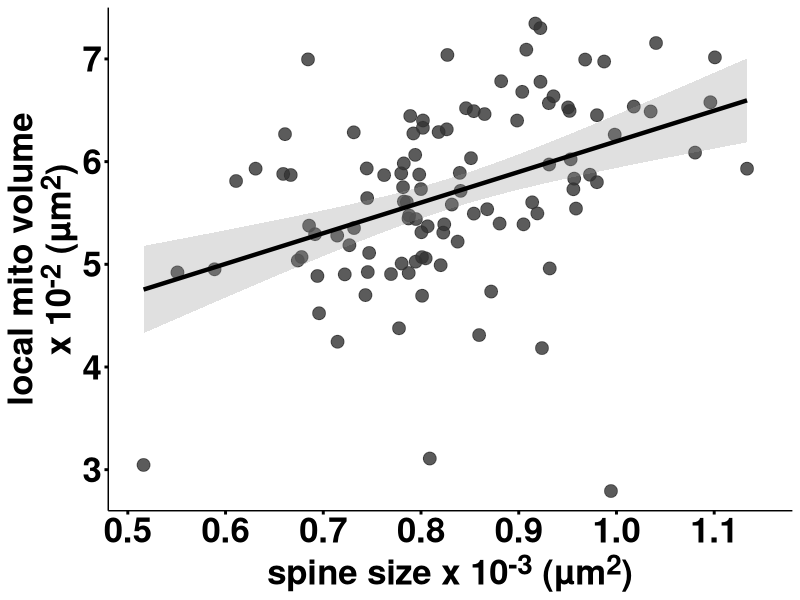
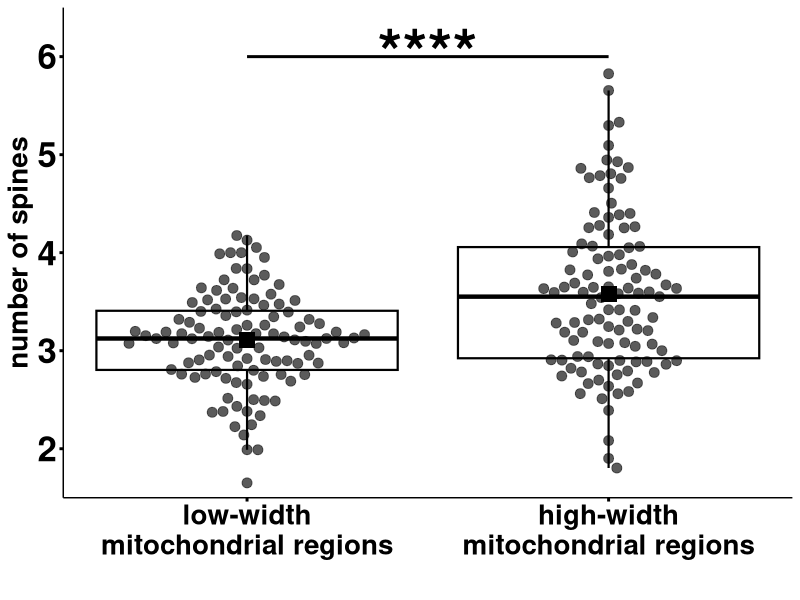
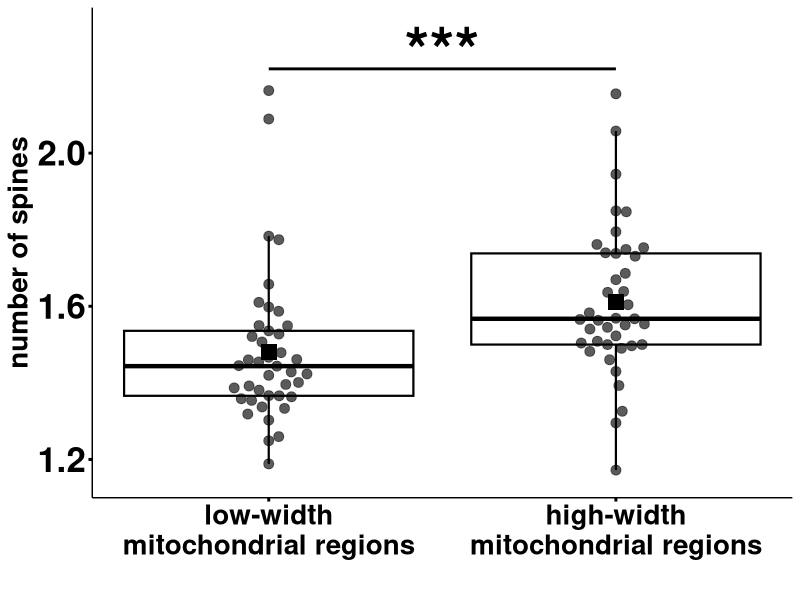

Generate these figures, in order, with R:
## ---- chunk 1

# Global chunk options: hide messages & warnings everywhere
knitr::opts_chunk$set(
	echo = TRUE,
	message = FALSE,
	warning = FALSE
)
## ---- chunk 2
# === Libraries ===
library(dplyr)
library(readr)
library(ggplot2)
library(ggbeeswarm)
library(rstatix)
library(car)        # for Levene's test
library(ggtext)     # for element_markdown()
library(emmeans)
library(lme4)
library(lmerTest)
library(tidyverse)

# === Read and prepare data ===
mito_df <- read_csv("./mito_vol_num_spines.csv",
  col_types = cols(cell_id = col_character()))
mito_df

# --- Scale data to move decimal points for clear plotting ---
mito_df = mito_df %>% 
  mutate(mean_mito_vol = mean_mito_vol*100,
         mean_net_cleft = mean_net_cleft*1000)

# --- Correlation coefficient ---
cor.test(
  mito_df$mean_net_cleft,
  mito_df$mean_mito_vol,
  method = "pearson"
)

# --- Fit simple linear model on cell means ---
lm_model <- lm(mean_mito_vol ~ mean_net_cleft, data = mito_df)
# --- Build prediction data frame ---
x_seq <- seq(min(mito_df$mean_net_cleft, na.rm = TRUE),
             max(mito_df$mean_net_cleft, na.rm = TRUE),
             length.out = 200)

pred_df <- data.frame(mean_net_cleft = x_seq) %>%
  mutate(
    y_pred = predict(lm_model, newdata = data.frame(mean_net_cleft = x_seq),
                     se.fit = TRUE)$fit,
    se     = predict(lm_model, newdata = data.frame(mean_net_cleft = x_seq),
                     se.fit = TRUE)$se.fit
  ) %>%
  mutate(
    ymin = y_pred - 1.96 * se,
    ymax = y_pred + 1.96 * se
  )

# --- Plot averaged data with regression fit ---
ggplot(mito_df, aes(x = mean_net_cleft, y = mean_mito_vol)) +
  geom_point(size = 4, alpha = 0.8, color = "grey20") +
  geom_ribbon(data = pred_df,
              aes(x = mean_net_cleft, ymin = ymin, ymax = ymax),
              inherit.aes = FALSE,
              alpha = 0.3, fill = "grey60") +
  geom_line(data = pred_df,
            aes(x = mean_net_cleft, y = y_pred),
            inherit.aes = FALSE,
            color = "black", size = 1.5) +
  labs(
    x = "spine size x 10<sup>-3</sup> (&micro;m<sup>2</sup>)",
    y = "local mito volume<br>x 10<sup>-2</sup> (&micro;m<sup>2</sup>)"
  ) +
  scale_y_continuous(
    breaks = c(3, 4, 5, 6, 7),
    expand = c(0, 0),
    limits = c(2.6, 7.5)
  ) +
  scale_x_continuous(
    breaks = c(0.5, 0.6, 0.7, 0.8, 0.9, 1.0, 1.1),
    expand = c(0, 0),
    limits = c(0.48, 1.18)
  ) +
  theme_classic() +
  theme(
    axis.title = element_markdown(),
    panel.grid = element_blank(),
    panel.background = element_rect(fill = "transparent"),
    plot.background = element_rect(fill = "transparent", color = NA),
    legend.position = "none",
    text = element_text(size = 25, color = "black", face = "bold"),
    axis.text.x = element_text(size = 25, face = "bold", color = "black"),
    axis.text.y = element_text(size = 25, face = "bold", color = "black"),
    axis.ticks = element_line(size = 1, color = "black"),
    axis.line = element_line(size = 0.5, colour = "black")
  )
#

## ---- chunk 3
# === Read and prepare data ===
mito_df <- read_csv("./mito_vol_num_spines.csv")

# === Rearrange data to have individual labels for spines_high_width and spines_low_width ===
mito_df <- mito_df %>% dplyr::select(cell_id, spines_high_width, spines_low_width)%>%
  pivot_longer(
    cols = c(spines_high_width, spines_low_width),
    names_to = "spines_type",
    values_to = "mean_n_spines"
  )

# === Normality and test selection ===
if (TRUE) {
  
  # 1. Shapiro-Wilk test for normality per group
  shapiro_results <- mito_df %>%
    group_by(spines_type) %>%
    summarise(
      shapiro_p = shapiro.test(mean_n_spines)$p.value,
      .groups = "drop"
    )
  shapiro_results
  
  # 2. If all groups pass Shapiro -> check variance with Levene
  if (all(shapiro_results$shapiro_p > 0.05)) {
    levene <- leveneTest(mean_n_spines ~ spines_type, data = mito_df, center = median)
    levene
    
    # 3a. Equal variances -> Student’s t-test
    if (levene$`Pr(>F)`[1] > 0.05) {
      stat_res <- t.test(mean_n_spines ~ spines_type, data = mito_df, var.equal = TRUE)
      test_used <- "Student's t-test"
      
    # 3b. Unequal variances -> Welch’s t-test
    } else {
      stat_res <- t.test(mean_n_spines ~ spines_type, data = mito_df, var.equal = FALSE)
      test_used <- "Welch's t-test"
    }
    
  # 4. If any group fails Shapiro -> Wilcoxon rank-sum
  } else {
    stat_res <- wilcox.test(mean_n_spines ~ spines_type, data = mito_df, exact = FALSE)
    test_used <- "Wilcoxon rank-sum test"
  }
  
  # Output
  test_used
  stat_res
}


# === Prepare data for plotting ===
spacing_map <- c("spines_low_width" = 1, "spines_high_width" = 2.2)
mito_df <- mito_df %>%
  filter(spines_type %in% names(spacing_map)) %>%
  mutate(
    x_pos = spacing_map[spines_type],
    spines_type = factor(spines_type, levels = c("spines_low_width", "spines_high_width"))
  )

# === Build annotation (stars) ===
pval <- stat_res$p.value
p.signif <- case_when(
  pval < 0.0001 ~ "****",
  pval < 0.001  ~ "***",
  pval < 0.01   ~ "**",
  pval < 0.05   ~ "*",
  TRUE          ~ "ns"
)

test_results <- tibble(
  group1_x = spacing_map["spines_low_width"],
  group2_x = spacing_map["spines_high_width"],
  y.position = 6,
  p.signif = p.signif
)

# === Final plot ===
ggplot(mito_df, aes(x = x_pos, y = mean_n_spines, color = spines_type)) +
  geom_beeswarm(cex = 3, priority = "random", size = 3, alpha = 0.8, corral = "random") +
  geom_boxplot(aes(group = x_pos), fill = NA, width = 1,
               outlier.shape = NA, size = 0.75, color = "black") +
  stat_summary(fun = mean, geom = "point", shape = 15, size = 5, color = "black") +
  geom_segment(data = test_results,
               aes(x = group1_x, xend = group2_x, y = y.position, yend = y.position),
               inherit.aes = FALSE, size = 1, color = "black") +
  geom_text(data = test_results,
            aes(x = (group1_x + group2_x)/2, y = y.position + 0.05, label = p.signif),
            inherit.aes = FALSE, size = 16, fontface = "bold") +
  scale_x_continuous(breaks = c(1, 2.2),
                     labels = c("low-width\nmitochondrial regions", "high-width\nmitochondrial regions")) +
  scale_color_manual(values = c("grey20", "grey20")) +
  scale_y_continuous(
    breaks = c(2, 3, 4, 5, 6),
    expand = c(0, 0),
    limits = c(1.5, 6.5)
  ) +
  labs(x = "", y = "number of spines") +
  theme_classic() +
  theme(
    axis.title.y = element_markdown(),
    panel.grid = element_blank(),
    panel.background = element_rect(fill = "transparent"),
    plot.background = element_rect(fill = "transparent", color = NA),
    legend.position = "none",
    text = element_text(size = 20, color = "black", face = "bold"),
    axis.text.x = element_text(size = 20, face = "bold", color = "black"),
    axis.text.y = element_text(size = 25, face = "bold", color = "black"),
    axis.ticks = element_line(size = 1, color = "black"),
    axis.line = element_line(size = 0.5, colour = "black")
  )

## ---- chunk 4
# === Read and prepare data ===
mito_df <- read_csv("./confocal_num_spines.csv")
mito_df

# === Rearrange data to have individual labels for spines_high_width and spines_low_width ===
mito_df <- mito_df %>% dplyr::select(cell_id, spines_high_width, spines_low_width)%>%
  pivot_longer(
    cols = c(spines_high_width, spines_low_width),
    names_to = "spines_type",
    values_to = "mean_n_spines"
  )

# === Normality and test selection ===
if (TRUE) {
  
  # 1. Shapiro-Wilk test for normality per group
  shapiro_results <- mito_df %>%
    group_by(spines_type) %>%
    summarise(
      shapiro_p = shapiro.test(mean_n_spines)$p.value,
      .groups = "drop"
    )
  shapiro_results
  
  # 2. If all groups pass Shapiro -> check variance with Levene
  if (all(shapiro_results$shapiro_p > 0.05)) {
    levene <- leveneTest(mean_n_spines ~ spines_type, data = mito_df, center = median)
    levene
    
    # 3a. Equal variances -> Student’s t-test
    if (levene$`Pr(>F)`[1] > 0.05) {
      stat_res <- t.test(mean_n_spines ~ spines_type, data = mito_df, var.equal = TRUE)
      test_used <- "Student's t-test"
      
    # 3b. Unequal variances -> Welch’s t-test
    } else {
      stat_res <- t.test(mean_n_spines ~ spines_type, data = mito_df, var.equal = FALSE)
      test_used <- "Welch's t-test"
    }
    
  # 4. If any group fails Shapiro -> Wilcoxon rank-sum
  } else {
    stat_res <- wilcox.test(mean_n_spines ~ spines_type, data = mito_df, exact = FALSE)
    test_used <- "Wilcoxon rank-sum test"
  }
  
  # Output
  test_used
  stat_res
}


# === Prepare data for plotting ===
spacing_map <- c("spines_low_width" = 1, "spines_high_width" = 2.2)
mito_df <- mito_df %>%
  filter(spines_type %in% names(spacing_map)) %>%
  mutate(
    x_pos = spacing_map[spines_type],
    spines_type = factor(spines_type, levels = c("spines_low_width", "spines_high_width"))
  )

# === Build annotation (stars) ===
pval <- stat_res$p.value
p.signif <- case_when(
  pval < 0.0001 ~ "****",
  pval < 0.001  ~ "***",
  pval < 0.01   ~ "**",
  pval < 0.05   ~ "*",
  TRUE          ~ "ns"
)

test_results <- tibble(
  group1_x = spacing_map["spines_low_width"],
  group2_x = spacing_map["spines_high_width"],
  y.position = 2.22,
  p.signif = p.signif
)

# === Final plot ===
ggplot(mito_df, aes(x = x_pos, y = mean_n_spines, color = spines_type)) +
  geom_beeswarm(cex = 3, priority = "random", size = 3, alpha = 0.8, corral = "random") +
  geom_boxplot(aes(group = x_pos), fill = NA, width = 1,
               outlier.shape = NA, size = 0.75, color = "black") +
  stat_summary(fun = mean, geom = "point", shape = 15, size = 5, color = "black") +
  geom_segment(data = test_results,
               aes(x = group1_x, xend = group2_x, y = y.position, yend = y.position),
               inherit.aes = FALSE, size = 1, color = "black") +
  geom_text(data = test_results,
            aes(x = (group1_x + group2_x)/2, y = y.position + 0.05, label = p.signif),
            inherit.aes = FALSE, size = 16, fontface = "bold") +
  scale_x_continuous(breaks = c(1, 2.2),
                     labels = c("low-width\nmitochondrial regions", "high-width\nmitochondrial regions")) +
  scale_color_manual(values = c("grey20", "grey20")) +
  scale_y_continuous(
    breaks = c(1.2, 1.6, 2.0),
    expand = c(0, 0),
    limits = c(1.1, 2.38)
  ) +
  labs(x = "", y = "number of spines") +
  theme_classic() +
  theme(
    axis.title.y = element_markdown(),
    panel.grid = element_blank(),
    panel.background = element_rect(fill = "transparent"),
    plot.background = element_rect(fill = "transparent", color = NA),
    legend.position = "none",
    text = element_text(size = 20, color = "black", face = "bold"),
    axis.text.x = element_text(size = 20, face = "bold", color = "black"),
    axis.text.y = element_text(size = 25, face = "bold", color = "black"),
    axis.ticks = element_line(size = 1, color = "black"),
    axis.line = element_line(size = 0.5, colour = "black")
  )
